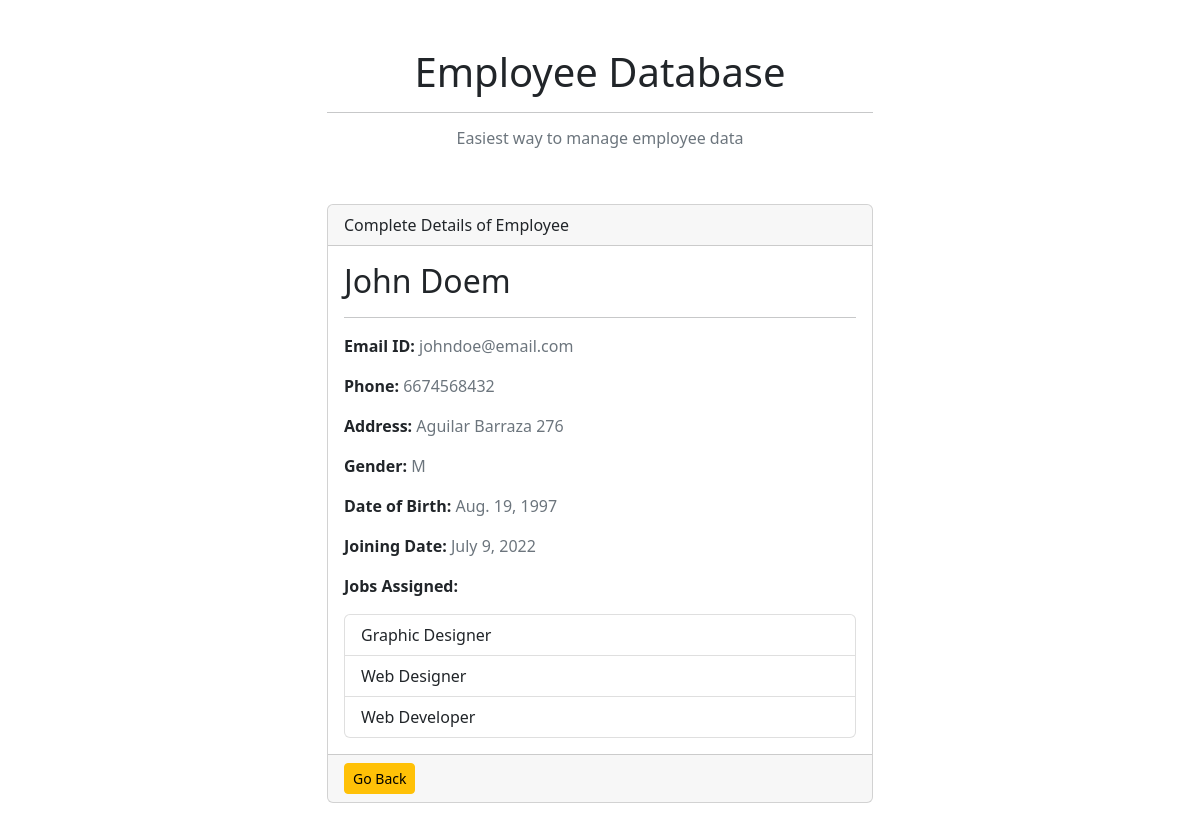
The page /employees/1/ on the database its author committed.
### ems/models.py (models this page shows, shortened)
class Employee(models.Model):
    GENDER_CHOICES = [('M', 'Male'), ('F', 'Female'), ('O', 'Other')]
    first_name = models.CharField(max_length = 200)
    last_name = models.CharField(max_length = 200)
    email_id = models.EmailField(max_length = 250)
    phone_number = models.CharField(max_length = 13, blank = True)
    address = models.TextField()
    gender = models.CharField(max_length = 1, choices = GENDER_CHOICES, blank = True)
    dob = models.DateField()
    joining_date = models.DateField()
    jobs = models.ManyToManyField('Job', blank = True)

class Job(models.Model):
    name = models.CharField(max_length = 250)

### ems/views.py (the view)
# urls.py: path('employees/<int:employee_id>/', views.employee_detail, name = 'employee_detail')
def employee_detail(request, employee_id):
    try:
        employee = Employee.objects.get(id = employee_id)
    except Employee.DoesNotExist:
        raise Http404('Employee not found')
    return render(request, 'ems/employee_detail.html', {'employee': employee})

### ems/templates/ems/employee_detail.html
{% extends 'ems/base.html' %}
{% block content %}
<div class="col-md-6">
    <div class="card mb-5">
        <div class="card-header">Complete Details of Employee</div>
        <div class="card-body">
            <h2>{{ employee.first_name|capfirst }} {{ employee.last_name|capfirst }}</h2>
            <hr>
            <p><strong>Email ID:</strong> <span class="text-secondary">{{ employee.email_id }}</span></p>
            <p><strong>Phone:</strong> <span class="text-secondary">{{ employee.phone_number }}</span></p>
            <p><strong>Address:</strong> <span class="text-secondary">{{ employee.address }}</span></p>
            <p><strong>Gender:</strong> <span class="text-secondary">{{ employee.gender }}</span></p>
            <p><strong>Date of Birth:</strong> <span class="text-secondary">{{ employee.dob }}</span></p>
            <p><strong>Joining Date:</strong> <span class="text-secondary">{{ employee.joining_date }}</span></p>
            <p><strong>Jobs Assigned:</strong></p>
            {% if employee.jobs.all %}
            <ul class="list-group">
            {% for job in employee.jobs.all %}
                <li class="list-group-item">{{ job.name }}</li>
            {% endfor %}
            </ul>
            {% endif %}
        </div>
        <div class="card-footer">
            <a href="{% url 'home' %}" class="btn btn-sm btn-warning">Go Back</a>
        </div>
    </div>
</div>
{% endblock content %}

### rows shown on the page
Employee: first_name "John", last_name "Doem", email_id "johndoe@email.com", phone_number "6674568432", address "Aguilar Barraza 276", gender "M", dob "Aug. 19, 1997", joining_date "July 9, 2022"
Job: name "Graphic Designer"
Job: name "Web Designer"
Job: name "Web Developer"
